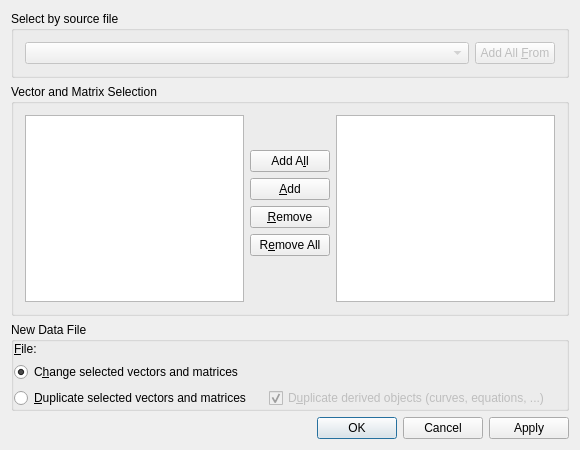
<?xml version="1.0" encoding="UTF-8"?>
<ui version="4.0">
 <class>ChangeFileDialog</class>
 <widget class="QDialog" name="ChangeFileDialog">
  <property name="geometry">
   <rect>
    <x>0</x>
    <y>0</y>
    <width>580</width>
    <height>450</height>
   </rect>
  </property>
  <property name="windowTitle">
   <string>Change Data File</string>
  </property>
  <layout class="QVBoxLayout" name="verticalLayout_2">
   <item>
    <widget class="QGroupBox" name="groupBox">
     <property name="title">
      <string>Select by source file</string>
     </property>
     <layout class="QHBoxLayout" name="horizontalLayout">
      <item>
       <widget class="Kst::ComboBox" name="_files">
        <property name="enabled">
         <bool>false</bool>
        </property>
        <property name="sizePolicy">
         <sizepolicy hsizetype="Expanding" vsizetype="Fixed">
          <horstretch>0</horstretch>
          <verstretch>0</verstretch>
         </sizepolicy>
        </property>
       </widget>
      </item>
      <item>
       <widget class="QPushButton" name="_allFromFile">
        <property name="enabled">
         <bool>false</bool>
        </property>
        <property name="text">
         <string>Add All &amp;From</string>
        </property>
       </widget>
      </item>
     </layout>
    </widget>
   </item>
   <item>
    <widget class="QGroupBox" name="buttonGroup1">
     <property name="title">
      <string>Vector and Matrix Selection</string>
     </property>
     <layout class="QHBoxLayout" name="horizontalLayout_3">
      <item>
       <layout class="QHBoxLayout" name="horizontalLayout_2">
        <item>
         <widget class="QListWidget" name="_changeFilePrimitiveList">
          <property name="sizePolicy">
           <sizepolicy hsizetype="Expanding" vsizetype="Expanding">
            <horstretch>1</horstretch>
            <verstretch>0</verstretch>
           </sizepolicy>
          </property>
          <property name="whatsThis">
           <string>The source file for the vectors selected in this list will be changed.</string>
          </property>
          <property name="selectionMode">
           <enum>QAbstractItemView::ExtendedSelection</enum>
          </property>
         </widget>
        </item>
        <item>
         <layout class="QVBoxLayout" name="verticalLayout">
          <item>
           <spacer name="verticalSpacer">
            <property name="orientation">
             <enum>Qt::Vertical</enum>
            </property>
            <property name="sizeHint" stdset="0">
             <size>
              <width>20</width>
              <height>40</height>
             </size>
            </property>
           </spacer>
          </item>
          <item>
           <widget class="QPushButton" name="_addAll">
            <property name="whatsThis">
             <string>Select all vectors in the list.</string>
            </property>
            <property name="text">
             <string>Add A&amp;ll</string>
            </property>
           </widget>
          </item>
          <item>
           <widget class="QPushButton" name="_add">
            <property name="whatsThis">
             <string>Select all vectors in the list.</string>
            </property>
            <property name="text">
             <string>&amp;Add</string>
            </property>
           </widget>
          </item>
          <item>
           <widget class="QPushButton" name="_remove">
            <property name="whatsThis">
             <string>Unselect all vectors in the list.</string>
            </property>
            <property name="text">
             <string>&amp;Remove</string>
            </property>
           </widget>
          </item>
          <item>
           <widget class="QPushButton" name="_removeAll">
            <property name="whatsThis">
             <string>Unselect all vectors in the list.</string>
            </property>
            <property name="text">
             <string>R&amp;emove All</string>
            </property>
           </widget>
          </item>
          <item>
           <spacer>
            <property name="orientation">
             <enum>Qt::Vertical</enum>
            </property>
            <property name="sizeType">
             <enum>QSizePolicy::Expanding</enum>
            </property>
            <property name="sizeHint" stdset="0">
             <size>
              <width>80</width>
              <height>51</height>
             </size>
            </property>
           </spacer>
          </item>
         </layout>
        </item>
        <item>
         <widget class="QListWidget" name="_selectedFilePrimitiveList">
          <property name="sizePolicy">
           <sizepolicy hsizetype="Expanding" vsizetype="Expanding">
            <horstretch>1</horstretch>
            <verstretch>0</verstretch>
           </sizepolicy>
          </property>
          <property name="whatsThis">
           <string>The source file for the vectors selected in this list will be changed.</string>
          </property>
          <property name="selectionMode">
           <enum>QAbstractItemView::ExtendedSelection</enum>
          </property>
         </widget>
        </item>
       </layout>
      </item>
     </layout>
    </widget>
   </item>
   <item>
    <widget class="QGroupBox" name="buttonGroup2">
     <property name="title">
      <string>New Data File</string>
     </property>
     <layout class="QGridLayout">
      <property name="margin">
       <number>0</number>
      </property>
      <item row="0" column="0">
       <layout class="QGridLayout">
        <property name="margin">
         <number>0</number>
        </property>
        <item row="0" column="0">
         <widget class="QLabel" name="textLabel1">
          <property name="text">
           <string>&amp;File:</string>
          </property>
          <property name="wordWrap">
           <bool>false</bool>
          </property>
          <property name="buddy">
           <cstring>_dataFile</cstring>
          </property>
         </widget>
        </item>
        <item row="0" column="1">
         <layout class="QHBoxLayout">
          <property name="margin">
           <number>0</number>
          </property>
          <item>
           <widget class="Kst::DataSourceSelector" name="_dataFile" native="true"/>
          </item>
         </layout>
        </item>
       </layout>
      </item>
      <item row="1" column="0">
       <layout class="QGridLayout">
        <property name="margin">
         <number>0</number>
        </property>
        <item row="0" column="0">
         <widget class="QRadioButton" name="_changeSelected">
          <property name="text">
           <string>C&amp;hange selected vectors and matrices</string>
          </property>
          <property name="checked">
           <bool>true</bool>
          </property>
         </widget>
        </item>
        <item row="0" column="2">
         <spacer>
          <property name="orientation">
           <enum>Qt::Vertical</enum>
          </property>
          <property name="sizeType">
           <enum>QSizePolicy::Expanding</enum>
          </property>
          <property name="sizeHint" stdset="0">
           <size>
            <width>16</width>
            <height>20</height>
           </size>
          </property>
         </spacer>
        </item>
       </layout>
      </item>
      <item row="2" column="0">
       <layout class="QGridLayout">
        <property name="margin">
         <number>0</number>
        </property>
        <item row="0" column="2">
         <spacer>
          <property name="orientation">
           <enum>Qt::Vertical</enum>
          </property>
          <property name="sizeType">
           <enum>QSizePolicy::Expanding</enum>
          </property>
          <property name="sizeHint" stdset="0">
           <size>
            <width>16</width>
            <height>20</height>
           </size>
          </property>
         </spacer>
        </item>
        <item row="0" column="1">
         <widget class="QCheckBox" name="_duplicateDependents">
          <property name="enabled">
           <bool>false</bool>
          </property>
          <property name="text">
           <string>D&amp;uplicate derived objects (curves, equations, ...)</string>
          </property>
          <property name="checked">
           <bool>true</bool>
          </property>
         </widget>
        </item>
        <item row="0" column="0">
         <widget class="QRadioButton" name="_duplicateSelected">
          <property name="text">
           <string>&amp;Duplicate selected vectors and matrices</string>
          </property>
         </widget>
        </item>
       </layout>
      </item>
     </layout>
    </widget>
   </item>
   <item>
    <widget class="QDialogButtonBox" name="_buttonBox">
     <property name="orientation">
      <enum>Qt::Horizontal</enum>
     </property>
     <property name="standardButtons">
      <set>QDialogButtonBox::Apply|QDialogButtonBox::Cancel|QDialogButtonBox::Ok</set>
     </property>
    </widget>
   </item>
  </layout>
 </widget>
 <layoutdefault spacing="6" margin="11"/>
 <customwidgets>
  <customwidget>
   <class>Kst::ComboBox</class>
   <extends>QComboBox</extends>
   <header>combobox.h</header>
  </customwidget>
  <customwidget>
   <class>Kst::DataSourceSelector</class>
   <extends>QWidget</extends>
   <header>datasourceselector.h</header>
  </customwidget>
 </customwidgets>
 <tabstops>
  <tabstop>_changeFilePrimitiveList</tabstop>
  <tabstop>_removeAll</tabstop>
  <tabstop>_addAll</tabstop>
  <tabstop>_dataFile</tabstop>
  <tabstop>_changeSelected</tabstop>
  <tabstop>_duplicateSelected</tabstop>
  <tabstop>_duplicateDependents</tabstop>
 </tabstops>
 <resources/>
 <connections/>
</ui>
